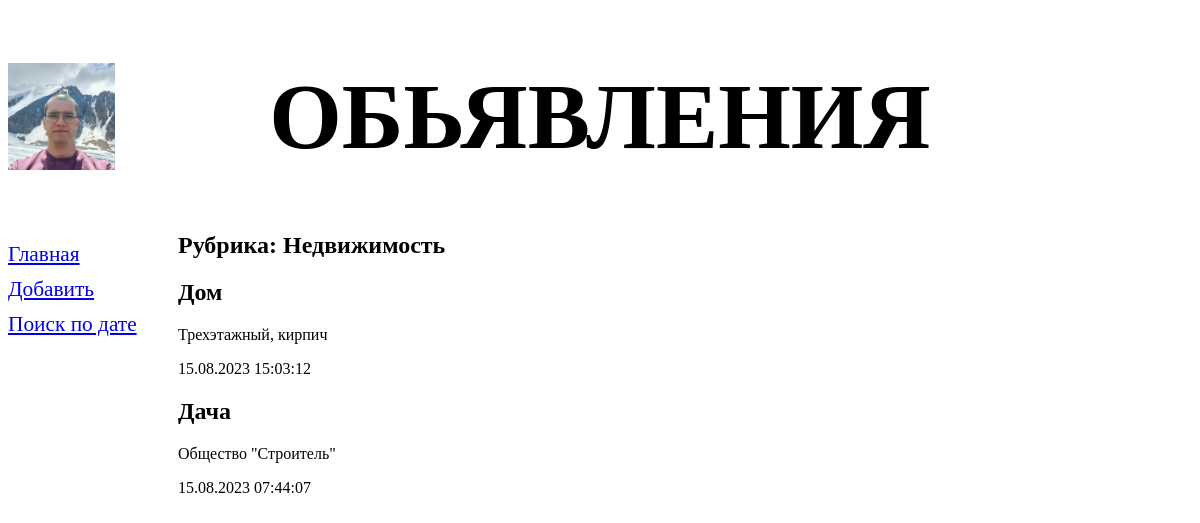
Screenshot of /bboard/1/ with the database file from the repository.
### bboard/models.py (models this page shows, shortened)
class Rubric(models.Model):
    name = models.CharField(max_length=20, db_index=True, verbose_name = 'Название')
    class Meta:
        verbose_name_plural = 'Рубрики'
        verbose_name = 'Рубрика'
        ordering = ['name']

class Bb(models.Model):
    class Kinds(models.TextChoices):
        BUY = 'b', 'Куплю'
        SELL = 'sell', 'Продам'
        EXCHANGE = 'e', 'Обменяю'
        __empty__ = 'Выберите тип публикуемого обьявления'
    kind = models.CharField(max_length=10, choices=Kinds.choices, default=Kinds.SELL)
    rubric = models.ForeignKey('Rubric', null=True, on_delete=models.PROTECT, verbose_name='Рубрика', related_name='entries')
    title = models.CharField(max_length=50, verbose_name='Товар')
    content = models.TextField(null=True, blank=True, verbose_name='Описание')
    price = models.FloatField(null=True, blank=True, verbose_name='Цена')
    published = models.DateTimeField(auto_now_add=True, db_index=True, verbose_name='Опубликовано')
    class Meta:
        verbose_name_plural = 'Обьявления'
        verbose_name = 'Обьявление'
        ordering = ['-published']

### bboard/views.py (the view)
# urls.py: path('<int:rubric_id>/', BbByRybricView.as_view(), name='by_rubric'),
class BbByRybricView(TemplateView):
    template_name = 'bboard/by_rubric.html'
    def get_context_data(self, **kwargs):
        context = super().get_context_data(**kwargs)
        context['bbs'] = Bb.objects.filter(rubric=context['rubric_id'])
        context['rubrics'] = Bb.objects.all()
        context['current_rubric'] = Rubric.objects.get(pk=context['rubric_id'])
        return context

### bboard/templates/bboard/by_rubric.html (shortened to what this page needs)
{% extends "layout/basic.html" %}
{% block content %}
<h2>Рубрика: {{ current_rubric.name }}</h2>
{% for bb in bbs %}
<div>
    <h2>{{ bb.title }}</h2>
    <p>{{ bb.content }}</p>
    <p>{{ bb.published|date:"d.m.Y H:i:s" }}</p>
</div>
{% endfor %}
{% endblock %}

### rows the page displays
Rubric: name "Недвижимость"
Bb: title "Дом", content "Трехэтажный, кирпич", published "15.08.2023 15:03:12"
Bb: title "Дача", content "Общество \"Строитель\"", published "15.08.2023 07:44:07"
